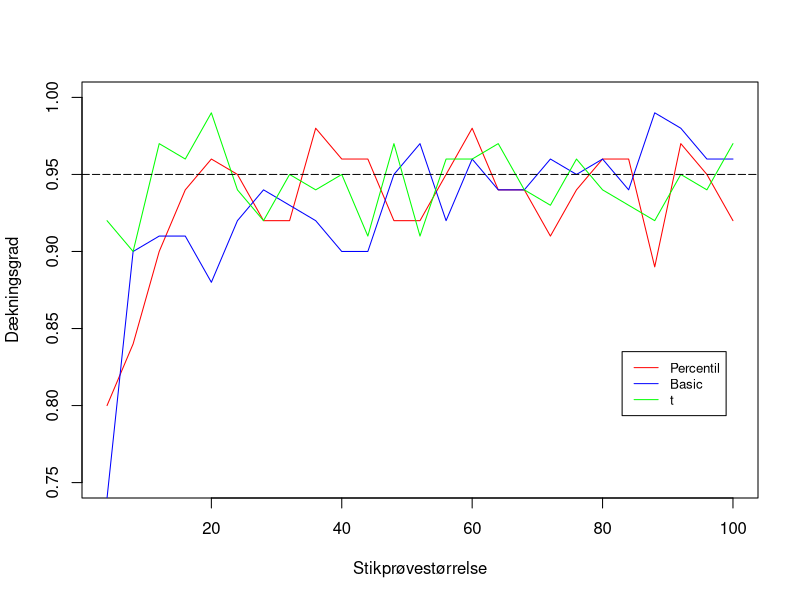

Reproduce this figure in R.
## ---- chunk 1
data <- rnorm(100, mean = 0, sd = 1) # Tilfældig stikprøve

n <- length(data)
B <- 10000 # Bootstrap-repetitioner

bootstrap_fordeling <- replicate(B, {
  x <- mean(sample(data, size = n, replace = TRUE))
}) # Bootstrap over middelværdien

SortedData <- sort(bootstrap_fordeling) # Bootstrap-fordelinger sorteret

## ---- chunk 2
KI_niveau <- 0.95 # Konfidensinterval
alpha <- 1-KI_niveau # Benyttes til percentilerne

IndexLower <- round(B * alpha/2) # Nedre percentil
IndexUpper <- round(B * (1-alpha/2)) # Øvre percentil

KI_Percentil <- c(Lower = SortedData[IndexLower], Upper = SortedData[IndexUpper])
  # Konfidensinterval vha. percentiler

KI_Percentil
## ---- chunk 3
theta_hat <- mean(data)

KI_Basic <- c(Lower = 2*theta_hat-SortedData[IndexUpper],
              Upper = 2*theta_hat-SortedData[IndexLower])

KI_Basic
## ---- chunk 4
tLower <- (SortedData[IndexUpper]-theta_hat) /
  (sd(bootstrap_fordeling)) # SD udregner standardfejl
tUpper <- (SortedData[IndexLower]-theta_hat) /
  (sd(bootstrap_fordeling)) # SD udregner standardfejl

KI_T <- c(Lower = theta_hat - tLower * (sd(data)/sqrt(n)),
               Upper = theta_hat - tUpper * (sd(data)/sqrt(n)))
KI_T
## ---- chunk 5
library(boot)
## ---- chunk 6
meanFunc <- function(d, i) 
{    m <- mean(d$data[i])
     n <- length(i)
     v <- (n-1)*var(d$data[i])/n^2
     c(m, v)
}
sand_middel <- 0 #Sand middelværdi
## ---- chunk 7
matriks_p <- matrix(ncol = 25, nrow = 100)
vector_p <- c()
for(n in seq(4, 100, 4)){ #Stikprøve størrelse sekvens
  res <- replicate(100,{
    stik <- data.frame(data = rnorm(n)) #Stikprøven bliver taget fra en normalfordeling
    boot_stik <- boot(stik, statistic = meanFunc, 100) #Der tages 100 bootstrap stikprøver 
    interval_perc <- suppressWarnings(boot.ci(boot_stik, type = c("perc"))$percent[4:5]) #Konfidensintervallet
    tf <- interval_perc[1]<=sand_middel & interval_perc[2]>=sand_middel 
  })
  matriks_p[,n/4] <- res
  vector_p <- append(vector_p, mean(matriks_p[,n/4]))
}
res
matriks_p[,n/4]
vector_p
## ---- chunk 8
matriks_b <- matrix(ncol = 25, nrow = 100)
vector_b <- c()
for(n in seq(4, 100, 4)){
  res <- replicate(100,{
    stik <- data.frame(data = rnorm(n))
    boot_stik <- boot(stik, statistic = meanFunc, 100)
    interval_basic <- suppressWarnings(boot.ci(boot_stik, type = c("basic"))$basic[4:5])
    tf <- interval_basic[1]<=sand_middel & interval_basic[2]>=sand_middel
  })
  matriks_b[,n/4] <- res
  vector_b <- append(vector_b, mean(matriks_b[,n/4]))
}
## ---- chunk 9
matriks_t <- matrix(ncol = 25, nrow = 100)
vector_t <- c()
for(n in seq(4, 100, 4)){
  res <- replicate(100,{
    stik <- data.frame(data = rnorm(n))
    boot_stik <- boot(stik, statistic = meanFunc, 100)
    interval_t <- boot.ci(boot_stik, type = c("stud"))$student[4:5]
    tf <- interval_t[1]<=sand_middel & interval_t[2]>=sand_middel
  })
  matriks_t[,n/4] <- res
  vector_t <- append(vector_t, mean(matriks_t[,n/4]))
}
## ---- chunk 10
x <- seq(4, 100, 4)
plot(x, vector_p, type="l", col="red", ylab = "Dækningsgrad",
     xlab = "Stikprøvestørrelse", ylim = c(0.75, 1))
lines(x, vector_b, type="l", col="blue")
lines(x, vector_t, type="l", col="green")
abline(h=0.95, lty=5, col="black")
legend(83, 0.835, legend=c("Percentil", "Basic", "t"),
       col=c("red", "blue", "green"), lty=c(1,1,1), cex=0.8)
